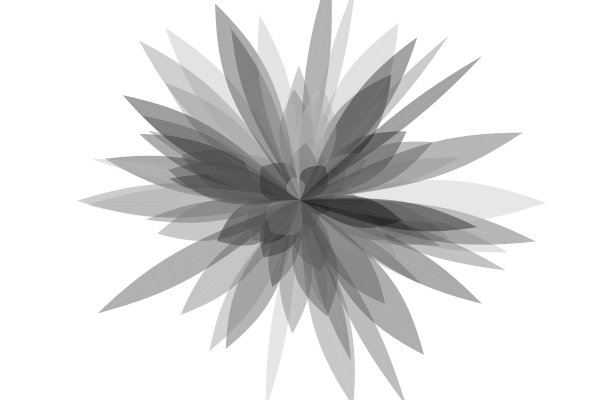
Frame 1 (no input)
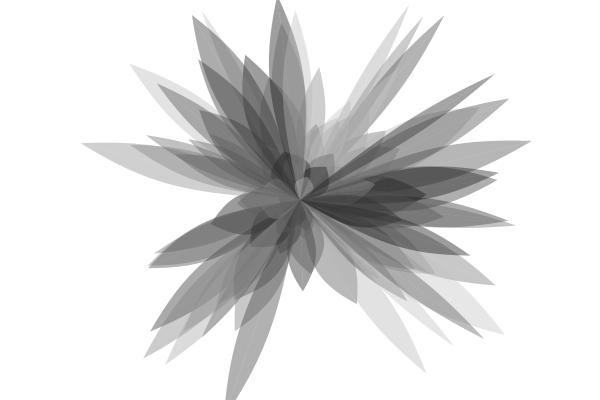
Frame 60 (the mouse pressed at the canvas centre just before this capture)
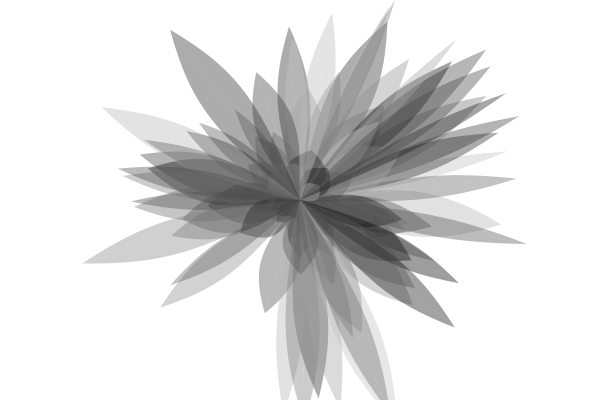
Frame 120 (the mouse held since frame 60 and released just before this capture)

The Processing sketch that drew these frames (run headless with seeded random() and noise(); from frame 60 on, the mouse is pressed at the canvas centre):

// Processing sketch: processing_64075
// ── processing_64075.pde

int num=100;
FCurve[]fc=new FCurve[num];

void setup() {
  size(600, 400);
  smooth();
  for (int i=0; i<num; i++) {
    fc[i]=new FCurve(random(-250, 250), random(10, 30), random(360), 
    random(-1, 1), random(200));
  }
}

void draw() {
  background(255);
  translate(width/2, height/2);
  for (int i=0; i<num; i++) {
    fc[i].update();
    fc[i].display();
  }
}

class FCurve {
  float mY, CX, angle, anam, ff;
  FCurve(float nMY, float nCX, float nAngle, float nAnam, float nFf) {
    mY=nMY;
    CX=nCX;
    angle=nAngle;
    anam=nAnam;
    ff=nFf;
  }

  void update() {
    angle=angle+anam;
  }

  void display() {
    pushMatrix();
    rotate(radians(angle));
    fill(ff, 100);
    noStroke();
    bezier(0, 0, CX, mY-mY/2, CX, mY-mY/3, 0, mY);
    bezier(0, 0, -CX, mY-mY/2, -CX, mY-mY/3, 0, mY);
    popMatrix();
  }
}
